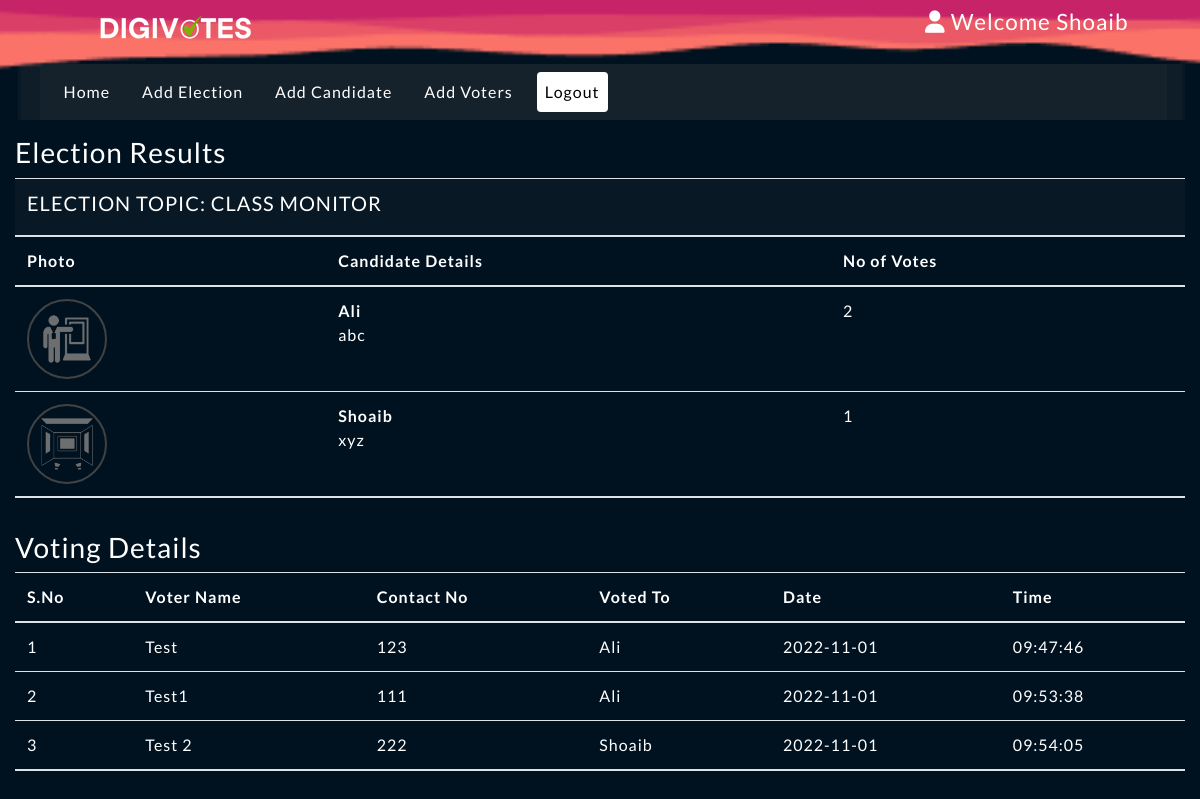
Page /admin/index.php?viewResult=2 (signed in) on the committed database.
### tables this page shows
CREATE TABLE `elections` (
  `id` int(11) NOT NULL,
  `election_topic` varchar(255) DEFAULT NULL,
  `no_of_candidates` int(11) DEFAULT NULL,
  `starting_date` date DEFAULT NULL,
  `ending_date` date DEFAULT NULL,
  `status` varchar(45) DEFAULT NULL,
  `inserted_by` varchar(255) DEFAULT NULL,
  `inserted_on` date DEFAULT NULL
);

CREATE TABLE `candidate_details` (
  `id` int(11) NOT NULL,
  `election_id` int(11) DEFAULT NULL,
  `candidate_name` varchar(255) DEFAULT NULL,
  `candidate_details` text DEFAULT NULL,
  `candidate_photo` text DEFAULT NULL,
  `inserted_by` varchar(255) DEFAULT NULL,
  `inserted_on` date DEFAULT NULL
);

CREATE TABLE `votings` (
  `id` int(11) NOT NULL,
  `election_id` int(11) DEFAULT NULL,
  `voters_id` int(11) DEFAULT NULL,
  `candidate_id` int(11) NOT NULL,
  `vote_date` date DEFAULT NULL,
  `vote_time` time DEFAULT NULL
);

CREATE TABLE `users` (
  `id` int(11) NOT NULL,
  `username` varchar(255) DEFAULT NULL,
  `email_id` varchar(45) DEFAULT NULL,
  `password` text DEFAULT NULL,
  `user_role` varchar(45) DEFAULT NULL
);

### admin/inc/viewResults.php (the view, shortened to what this page needs)
<?php
    $election_id = $_GET['viewResult'];
?>
<div class="row my-3">
        <div class="col-12">
            <h3> Election Results </h3>
            <?php
                $fetchingActiveElections = mysqli_query($db, "SELECT * FROM elections WHERE id = '". $election_id ."'") or die(mysqli_error($db));
                $totalActiveElections = mysqli_num_rows($fetchingActiveElections);
                if($totalActiveElections > 0)
                {
                    while($data = mysqli_fetch_assoc($fetchingActiveElections))
                    {
                        $election_id = $data['id'];
                        $election_topic = $data['election_topic'];
                ?>
                        <table class="table">
                            <thead>
                                <tr>
                                    <th colspan="4" class="bg-green text-white"><h5> ELECTION TOPIC: <?php echo strtoupper($election_topic); ?></h5></th>
                                </tr>
                                <tr>
                                    <th> Photo </th>
                                    <th> Candidate Details </th>
                                    <th> No of Votes </th>
                                </tr>
                            </thead>
                            <tbody>
                            <?php
                                $fetchingCandidates = mysqli_query($db, "SELECT * FROM candidate_details WHERE election_id = '". $election_id ."'") or die(mysqli_error($db));
                                while($candidateData = mysqli_fetch_assoc($fetchingCandidates))
                                {
                                    $candidate_id = $candidateData['id'];
                                    $candidate_photo = $candidateData['candidate_photo'];
                                    $fetchingVotes = mysqli_query($db, "SELECT * FROM votings WHERE candidate_id = '". $candidate_id . "'") or die(mysqli_error($db));
                                    $totalVotes = mysqli_num_rows($fetchingVotes);
                            ?>
                                    <tr>
                                        <td> <img src="<?php echo $candidate_photo; ?>" class="candidate_photo"> </td>
                                        <td><?php echo "<b>" . $candidateData['candidate_name'] . "</b><br />" . $candidateData['candidate_details']; ?></td>
                                        <td><?php echo $totalVotes; ?></td>
                                    </tr>
                            <?php
                                }
                            ?>
                            </tbody>
                        </table>
                <?php
                    }
                }else {
                    echo "No any active election.";
                }
            ?>
            <hr>
            <h3>Voting Details</h3>
            <?php
                $fetchingVoteDetails = mysqli_query($db, "SELECT * FROM votings WHERE election_id = '". $election_id ."'");
                $number_of_votes = mysqli_num_rows($fetchingVoteDetails);
                if($number_of_votes > 0)
                {
                    $sno = 1;
            ?>
                    <table class="table">
                        <tr>
                            <th>S.No</th>
                            <th>Voter Name</th>
                            <th>Contact No</th>
                            <th>Voted To</th>
                            <th>Date </th>
                            <th>Time</th>
                        </tr>
            <?php
                    while($data = mysqli_fetch_assoc($fetchingVoteDetails))
                        {
                            $voters_id = $data['voters_id'];
                            $candidate_id = $data['candidate_id'];
                            $fetchingUsername = mysqli_query($db, "SELECT * FROM users WHERE id = '". $voters_id ."'") or die(mysqli_error($db));
                            $isDataAvailable = mysqli_num_rows($fetchingUsername);
                            $userData = mysqli_fetch_assoc($fetchingUsername);
                            if($isDataAvailable > 0)
                            {
                                $username = $userData['username'];
                                $email_id = $userData['email_id'];
                            }else {
                                $username = "No_Data";
                                $email_id = $userData['email_id'];
                            }
                            $fetchingCandidateName = mysqli_query($db, "SELECT * FROM candidate_details WHERE id = '". $candidate_id ."'") or die(mysqli_error($db));
                            $isDataAvailable = mysqli_num_rows($fetchingCandidateName);
                            $candidateData = mysqli_fetch_assoc($fetchingCandidateName);
                            if($isDataAvailable > 0)
                            {
                                $candidate_name = $candidateData['candidate_name'];
                            }else {
                                $candidate_name = "No_Data";
                            }
                ?>
                            <tr>
                                <td><?php echo $sno++; ?></td>
                                <td><?php echo $username; ?></td>
                                <td><?php echo $email_id; ?></td>
                                <td><?php echo $candidate_name; ?></td>
                                <td><?php echo $data['vote_date']; ?></td>
                                <td><?php echo $data['vote_time']; ?></td>
                            </tr>
                <?php
                        }
                        echo "</table>";
                    }else {
                        echo "No any vote detail is available!";
                    }
                ?>
        </div>
    </div>

### admin/inc/header.php (shortened to what this page needs)
<!DOCTYPE html>
<html lang="en">
<head>
    <link rel="stylesheet" href="../assets/css/bootstrap.min.css">
    <link rel="stylesheet" href="../assets/css/style.css">
    <link rel="stylesheet" href="https://cdnjs.cloudflare.com/ajax/libs/font-awesome/6.4.2/css/all.min.css" />
</head>
<body>
    <div class="container-fluid" >
        <div class="text-white"  >
            <div class="col-11 my-auto" id="flexy">
                <img src="../assets/images/logoo.webp" width="175" height="40" id="logo">
                <h3 id="header-3"><small> <i class="fa fa-user" aria-hidden="true"></i> Welcome  <?php echo $_SESSION['username']; ?></small> </h3>
            </div>
        </div>

### admin/inc/navigation.php (shortened to what this page needs)
<div class="row bg-green">
    <div class="col-12 bg-green">
    <nav class="navbar navbar-expand-lg navbar-light bg-green">
    <div class="collapse navbar-collapse" id="navbarSupportedContent">
        <ul class="navbar-nav mr-auto">
        <li class="nav-item">
            <a class="nav-link text-white mr-3 ani" href="index.php?homepage=1">Home</a>
        </li>
        <li class="nav-item">
            <a class="nav-link text-white mr-3 ani" href="index.php?addElectionPage=1">Add Election</a>
        </li>
        <li class="nav-item">
            <a class="nav-link text-white mr-3 ani" href="index.php?addCandidatePage=1">Add Candidate</a>
        </li>
        <li class="nav-item">
            <a class="nav-link text-white mr-3 ani" href="index.php?addVotersPage=1">Add Voters</a>
        </li>
        <li class="nav-item">
            <a class="nav-link text-white mr-3 ani" id="logout" href="logout.php">Logout</a>
        </li>
         </ul>
    </div>
    </nav>
</div>
</div>

### admin/index.php
<?php
require_once("inc/header.php");
require_once("inc/navigation.php");
if (isset($_GET['homepage'])) {
    require_once("inc/homepage.php");
} else if (isset($_GET['addElectionPage'])) {
    require_once("inc/add_elections.php");
} else if (isset($_GET['addCandidatePage'])) {
    require_once("inc/add_candidates.php");
} else if (isset($_GET['viewResult'])) {
    require_once("inc/viewResults.php");
} else if (isset($_GET['addVotersPage'])) {
    ?> <script>location.assign("http://localhost/OnlineVotingSystem/index.php?sign-up=1")</script> <?php
    ;
}
?>

### assets/css/style.css (style rules this page uses)
.text-white { color: #c0c0c0; }
.bg-green { background-color: #4242421f; }
.candidate_photo { width: 80px; height: 80px; border: 2px solid #424242; border-radius: 100%; }
body { font-family: 'Lato', sans-serif; background: url(../images/s.png) ; background-size: cover; letter-spacing: 1px; color:rgb(255, 255, 255); }
#flexy { display: flex; width: 100%; padding-top: 0rem; margin-left: 3.5rem; align-items: center; justify-content: space-between; background-color:transparent; }
#logo { margin: 4px 0px 4px 4px; color: #fff; filter: invert(100%) !important; }
.ani { color: black; }
.col-11 { width: 100%; }
#logout { background: #ffffff; border-radius: 4px; color: rgb(0, 0, 0) !important; }
.table,thead,th { color: rgb(255, 255, 255); }
.my-3 { margin-top: 2rem !important; }
.row { margin-top: 1rem !important; }
.bg-green { margin: 0 0.2rem; }
::placeholder { color: black; opacity: 1; }
tr { align-items: center; }

### rows in the picture
elections: election_topic "CLASS MONITOR"
candidate_details: candidate_photo (picture), candidate_name "Ali", candidate_details "abc", totalVotes "2"
candidate_details: candidate_photo (picture), candidate_name "Shoaib", candidate_details "xyz", totalVotes "1"
votings: users.username "Test", users.email_id "123", candidate_details.candidate_name "Ali", vote_date "2022-11-01", vote_time "09:47:46"
votings: users.username "Test1", users.email_id "111", candidate_details.candidate_name "Ali", vote_date "2022-11-01", vote_time "09:53:38"
votings: users.username "Test 2", users.email_id "222", candidate_details.candidate_name "Shoaib", vote_date "2022-11-01", vote_time "09:54:05"

### other values in the picture
$_SESSION['username'] "Shoaib"
